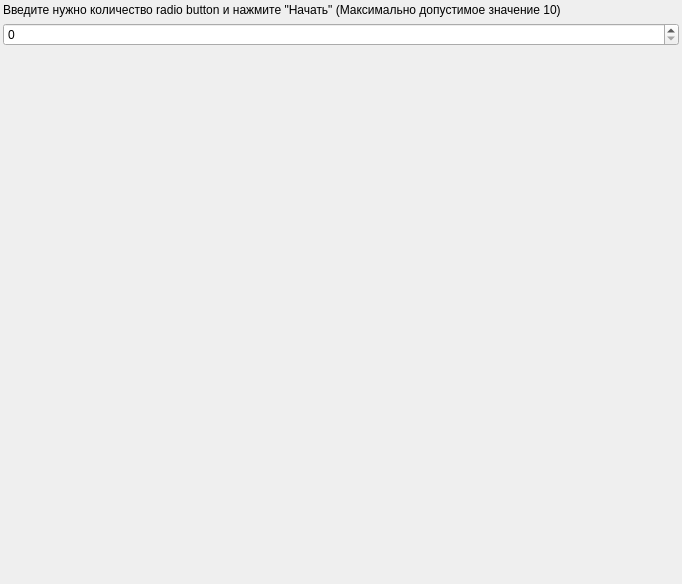
<?xml version="1.0" encoding="UTF-8"?>
<ui version="4.0">
 <class>MainWindow</class>
 <widget class="QMainWindow" name="MainWindow">
  <property name="geometry">
   <rect>
    <x>0</x>
    <y>0</y>
    <width>682</width>
    <height>584</height>
   </rect>
  </property>
  <property name="windowTitle">
   <string>MainWindow</string>
  </property>
  <widget class="QWidget" name="centralwidget">
   <layout class="QVBoxLayout" name="verticalLayout_3">
    <property name="leftMargin">
     <number>3</number>
    </property>
    <property name="topMargin">
     <number>3</number>
    </property>
    <property name="rightMargin">
     <number>3</number>
    </property>
    <property name="bottomMargin">
     <number>3</number>
    </property>
    <item>
     <widget class="QWidget" name="widget" native="true">
      <layout class="QVBoxLayout" name="verticalLayout">
       <property name="leftMargin">
        <number>0</number>
       </property>
       <property name="topMargin">
        <number>0</number>
       </property>
       <property name="rightMargin">
        <number>0</number>
       </property>
       <property name="bottomMargin">
        <number>0</number>
       </property>
       <item>
        <widget class="QLabel" name="label">
         <property name="text">
          <string>Введите нужно количество radio button и нажмите &quot;Начать&quot; (Максимально допустимое значение 10)</string>
         </property>
        </widget>
       </item>
       <item>
        <widget class="QSpinBox" name="spinBox">
         <property name="minimum">
          <number>0</number>
         </property>
         <property name="maximum">
          <number>10</number>
         </property>
         <property name="singleStep">
          <number>1</number>
         </property>
         <property name="value">
          <number>0</number>
         </property>
        </widget>
       </item>
      </layout>
     </widget>
    </item>
    <item>
     <widget class="QWidget" name="wgt_rb" native="true">
      <layout class="QVBoxLayout" name="verticalLayout_2">
       <property name="leftMargin">
        <number>0</number>
       </property>
       <property name="topMargin">
        <number>0</number>
       </property>
       <property name="rightMargin">
        <number>0</number>
       </property>
       <property name="bottomMargin">
        <number>0</number>
       </property>
      </layout>
     </widget>
    </item>
    <item>
     <spacer name="verticalSpacer">
      <property name="orientation">
       <enum>Qt::Vertical</enum>
      </property>
      <property name="sizeHint" stdset="0">
       <size>
        <width>20</width>
        <height>512</height>
       </size>
      </property>
     </spacer>
    </item>
   </layout>
  </widget>
 </widget>
 <resources/>
 <connections/>
</ui>
